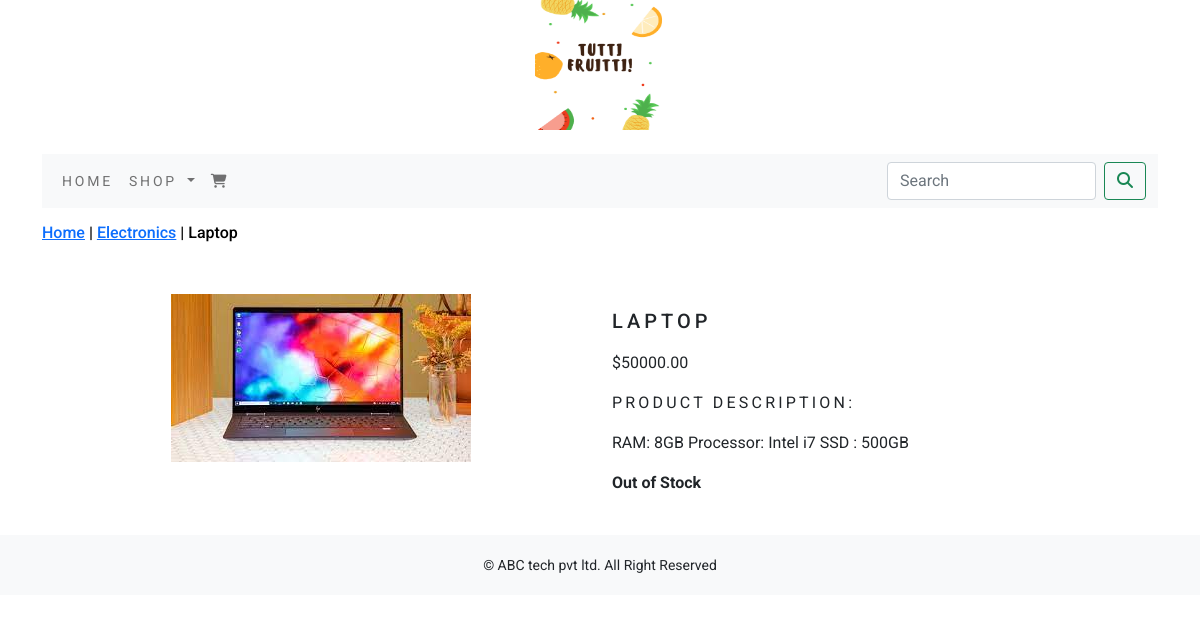
Page /electronics/laptop/ on the committed database.
### shoppingapp/models.py (models this page shows, shortened)
class Product(models.Model):
    name = models.CharField(max_length=250, unique=True)
    slug = models.SlugField(max_length=250, unique=True)
    desc = models.TextField(blank=True)
    price = models.DecimalField(max_digits=10, decimal_places=2)
    category = models.ForeignKey(Category, on_delete=models.CASCADE)
    img = models.ImageField(upload_to='product', blank=True)
    stock = models.IntegerField()
    available = models.BooleanField(default=True)
    created = models.DateTimeField(auto_now_add=True)
    updated = models.DateTimeField(auto_now=True)
    class Meta:
        ordering = ('name',)
        verbose_name = 'product'
        verbose_name_plural = 'products'

class Category(models.Model):
    name = models.CharField(max_length=250, unique=True)
    slug = models.SlugField(max_length=250, unique=True)
    desc = models.TextField(blank=True)
    img = models.ImageField(upload_to='category', blank=True)
    class Meta:
        ordering = ('name',)
        verbose_name = 'category'
        verbose_name_plural = 'categories'
    def get_url(self):
        return reverse('shoppingapp:products_by_category', args=[self.slug])
    def __str__(self):
        return self.name

### shoppingapp/views.py (the view)
# urls.py: path('<slug:c_slug>/<slug:p_slug>/', views.product_details, name='product_details'),
def product_details(request, c_slug, p_slug):
    try:
        product = Product.objects.get(category__slug=c_slug, slug=p_slug)
    except Exception as e:
        raise e
    return render(request, "product.html", {'product': product})

### cart/context_processors.py (called while the page is built)
def counter(request):
    item_count = 0
    if 'admin' in request.path:
        return {}
    else:
        try:
            cart = Cart.objects.filter(cart_id=_cart_id(request))
            cart_items = CartItem.objects.all().filter(cart=cart[:1])
            for cart_item in cart_items:
                item_count += cart_item.quantity
        except Cart.DoesNotExist:
            item_count = 0
    return dict(item_count=item_count)

### cart/views.py (called while the page is built)
def _cart_id(request):
    cart = request.session.session_key
    if not cart:
        cart = request.session.create()
    return cart

### shoppingapp/context_processors.py (called while the page is built)
def menu_links(request):
    links = Category.objects.all()
    return dict(links=links)

### templates/product.html (shortened to what this page needs)
{% extends 'base.html' %}
{% load static %}
{% block content %}
<div class="row my_pro_row_class">
    <div class="mx_auto">
        <h6><a href="{% url 'shoppingapp:allprodcat' %}">Home</a> | <a href="{{ product.category.get_url }}">{{ product.category }}</a> | {{ product.name }}</h6>
    </div>
</div><br>
<div class="container">
    <div class="row">
        <div class="col-12 col-sm-12 col-md-12 col-lg-6 text-center">
            <div style="min-width: 18rem">
                <img src="{{ product.img.url }}" alt="{{ product.name }}">
            </div>
        </div>
        <div class="col-12 col-sm-12 col-md-12 col-lg-6">
            <div>
            <h1 class="my_pro_title">{{ product.name }}</h1>
            <p>${{ product.price }}</p>
            <p class="my_title">Product Description:</p>
            <p class="text-justify my_pro_text">{{ product.desc }}</p>
            {% if product.stock <= 0 %}
            <p class="text-justify my_pro_text"><b>Out of Stock</b></p>
            {% else %}
            <a class="btn btn-secondary" href="{% url 'cart:add_cart' product.id %}">Add to Cart</a>
            {% endif %}
            </div>
        </div>
    </div>
</div><br>
{% endblock %}

### static/css/custom.css (style rules this page uses)
body { font-family: 'Roboto', sans-serif; }
.my_title { font-size: 16px; text-transform: uppercase; letter-spacing: .2em; }
.my_pro_row_class { padding-top: 15px; padding-bottom: 20px; }
.my_pro_row_class .mx_auto { color: #000000; font-size: 12px; text-decoration: none; }
.my_pro_title { font-size: 20px; text-transform: uppercase; letter-spacing: .2em; padding-top: 15px; padding-bottom: 10px; }
.my_pro_text { padding-right: 20px; }

### rows in the picture
Product: category "Electronics", name "Laptop", img (picture), name "LAPTOP", price "50000.00", desc "RAM: 8GB Processor: Intel i7 SSD : 500GB"
